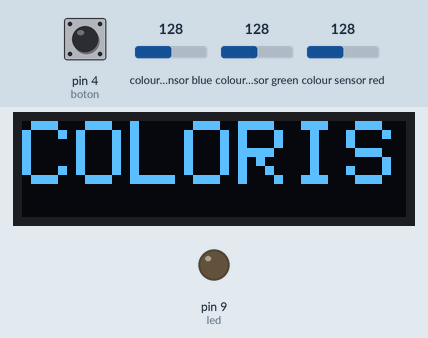
This sketch was run on a simulated Arduino Uno, built with avr-gcc and run on an emulated ATmega328P. On the bench: 128×32 one-colour display, output pins drawn as LEDs (lit = HIGH). The inputs (shaded band) are chosen by the test bench; at power-on: pin 4 (boton) HIGH, colour sensor blue 128, colour sensor green 128, colour sensor red 128. The display library's start-up logo is not drawn; what the sketch prints to the serial monitor is not drawn.

Above: at 0.1 s.
6.3 s: pin 4 (boton) pulled LOW for 3.2 s
At 9.5 s:
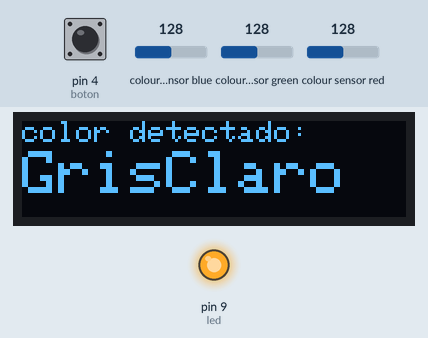
11.0 s: colour sensor blue set to 5
At 13.2 s:
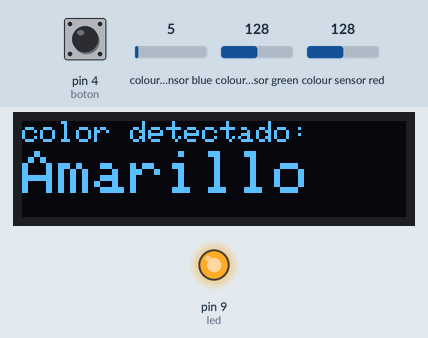
13.8 s: colour sensor green set to 5
At 14.7 s:
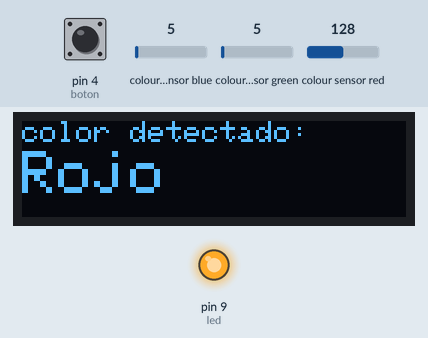
15.8 s: colour sensor red set to 5
At 17.5 s:
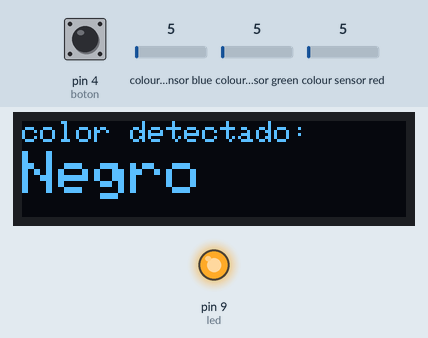
17.8 s: colour sensor blue set to 64
At 19.0 s:
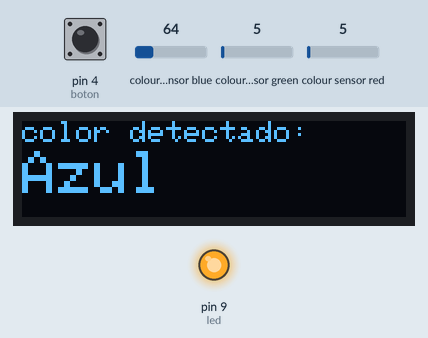
19.8 s: colour sensor green set to 64
At 21.8 s:
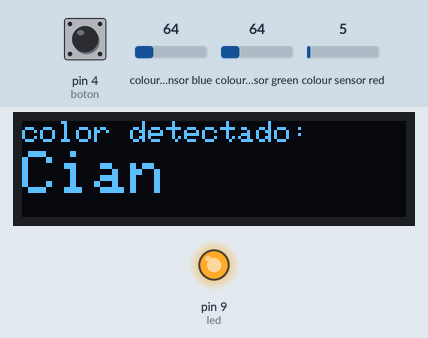
Timing chart, 0 to 22.8 s (numbered marks = the images above; inputs shaded):
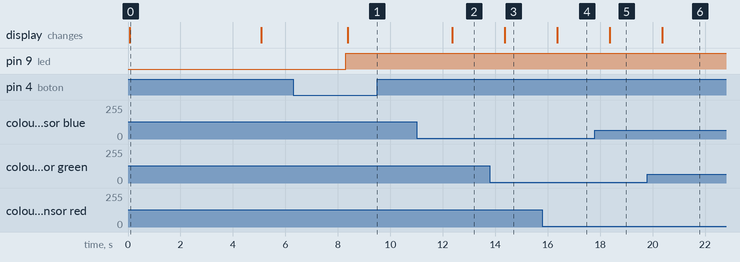

Measured:
- after the input at 6.3 s, pin 9 (led): LOW → HIGH after 2.0 s; the display: changes after 2.1 s (image 1)
- after the input at 11.0 s, the display: changes after 1.4 s (image 2)
- after the input at 13.8 s, the display: changes after 0.56 s (image 3)
- after the input at 15.8 s, the display: changes after 0.57 s (image 4)
- after the input at 17.8 s, the display: changes after 0.57 s (image 5)
- after the input at 19.8 s, the display: changes after 0.57 s (image 6)
- what the display in image 0 shows lasts 5.0 s, from 0.1 s to 5.1 s

The sketch:

SENSOR.ino
```cpp
#include <Wire.h>
#include "Adafruit_TCS34725.h"
#include <Adafruit_GFX.h>
#include <Adafruit_SSD1306.h>

Adafruit_TCS34725 tcs = Adafruit_TCS34725(TCS34725_INTEGRATIONTIME_600MS, TCS34725_GAIN_16X);

#define SCREEN_WIDTH 128  // OLED display width, in pixels
#define SCREEN_HEIGHT 32  // OLED display height, in pixels

#define OLED_RESET -1
#define SCREEN_ADDRESS 0x3C
Adafruit_SSD1306 display(SCREEN_WIDTH, SCREEN_HEIGHT, &Wire, OLED_RESET);

const int led = 9;
const int boton = 4;

struct HSV {
  float h;
  float s;
  float v;
};

HSV rgbToHsv(float r, float g, float b) {
  float rNorm = r / 255.0;
  float gNorm = g / 255.0;
  float bNorm = b / 255.0;

  float max = max(rNorm, max(gNorm, bNorm));
  float min = min(rNorm, min(gNorm, bNorm));
  float delta = max - min;

  float h = 0;
  float s = 0;
  float v = max;

  if (delta != 0) {
    s = delta / max;

    if (max == rNorm) {
      h = 60 * fmod(((gNorm - bNorm) / delta), 6);
    } else if (max == gNorm) {
      h = 60 * (((bNorm - rNorm) / delta) + 2);
    } else if (max == bNorm) {
      h = 60 * (((rNorm - gNorm) / delta) + 4);
    }
  }

  if (h < 0) {
    h += 360;
  }

  HSV hsv = { h, s, v };
  return hsv;
}


String getColorFromHsv(HSV hsv) {
  if (hsv.v < 0.2) {
    return "Negro";
  } else if (hsv.v > 0.8 && hsv.s < 0.2) {
    return "Blanco";
  } else if (hsv.v > 0.5 && hsv.s < 0.2) {
    return "GrisClaro";
  } else if (hsv.v > 0.2 && hsv.s < 0.2) {
    return "GrisOscuro";
  } else {
    float h = hsv.h;
    if (h >= 0 && h < 15) {
      return "Rojo";
    } else if (h >= 15 && h < 45) {
      return "Naranja";
    } else if (h >= 45 && h < 75) {
      return "Amarillo";
    } else if (h >= 75 && h < 165) {
      return "Verde";
    } else if (h >= 165 && h < 195) {
      return "Cian";
    } else if (h >= 195 && h < 255) {
      return "Azul";
    } else if (h >= 255 && h < 285) {
      return "Morado";
    } else if (h >= 285 && h < 315) {
      return "Magenta";
    } else if (h >= 315 && h < 345) {
      return "Rosado";
    } else if (h >= 345 && h < 360) {
      return "Rojo";
    } else {
      return "?????";
    }
  }
}

HSV color_hsv;
String color_str;

void setup() {
  Serial.begin(9600);

  pinMode(led, OUTPUT);
  pinMode(boton, INPUT_PULLUP);

  if (!display.begin(SSD1306_SWITCHCAPVCC, SCREEN_ADDRESS)) {
    Serial.println(F("SSD1306 allocation failed"));
    for (;;)
      ;  // Don't proceed, loop forever
  }
  display.display();
  display.clearDisplay();
  display.display();
  display.setTextColor(SSD1306_WHITE);

  if (tcs.begin()) {
    Serial.println("Sensor encontrado");
  } else {
    Serial.println("No se encontró el TCS3472, revisa las conexiones");
    while (1)
      ;
  }

  display.setTextSize(3);
  display.setCursor(0, 0);
  display.print(F("COLORIS"));
  display.display();
  delay(5000);
  display.clearDisplay();
  display.display();
}

unsigned long previousMillis_sensor = 0;
const long interval_sensor = 2000;
bool state = false;
unsigned long buttonPressTime = 0;  // Tiempo en que se presionó el botón
bool buttonPressed = false;         // Estado de si el botón está presionado

void loop() {
  uint16_t red, green, blue, clear, lux;
  float r, g, b;
  unsigned long currentMillis = millis();


  int buttonState = digitalRead(boton);


  if (buttonState == LOW) {
    if (!buttonPressed) {
      buttonPressTime = millis();
      buttonPressed = true;
    } else {
      if (millis() - buttonPressTime >= 2000) {
        state = !state;
        buttonPressed = false;
        if (state) {
          digitalWrite(led, HIGH);
        } else {
          digitalWrite(led, LOW);
        }
        display.clearDisplay();
        display.display();
      }
    }
  } else {
    buttonPressed = false;
  }

  if (state) {
    if (currentMillis - previousMillis_sensor >= interval_sensor) {
      // Pantalla se actualiza cada 2 segundos
      previousMillis_sensor = currentMillis;

      tcs.getRGB(&r, &g, &b);
      display.clearDisplay();
      display.setTextSize(1);
      display.setCursor(0, 0);
      display.println(F("color detectado:"));
      display.setCursor(0, 10);
      display.setTextSize(2);
      color_hsv = rgbToHsv(r, g, b);
      color_str = getColorFromHsv(color_hsv);
      display.println(color_str);
      // display.print(color_hsv.h);
      // display.print(F(";"));
      display.display();
    }
  }
}
```
